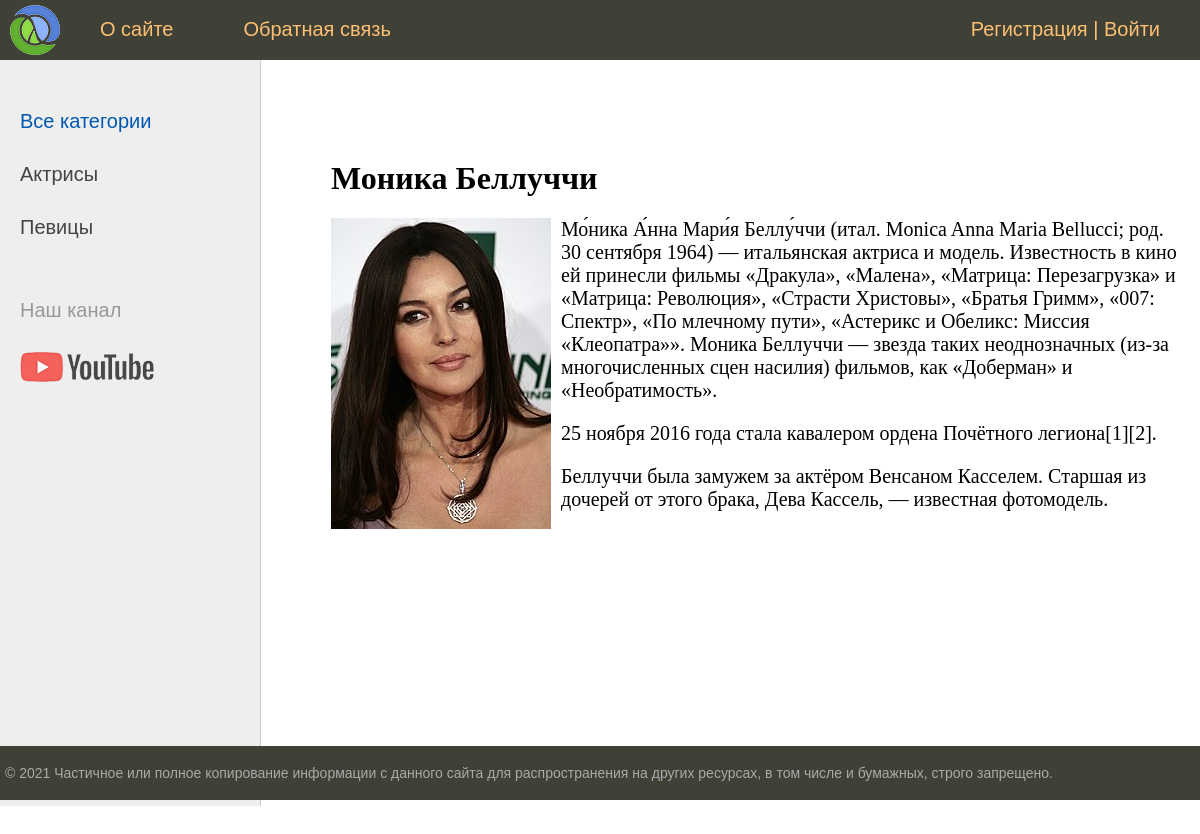
/post/monika-belluchchi, run on the app's committed database.
### women/models.py (models this page shows, shortened)
class Category(models.Model):
    name = models.CharField(max_length=100, db_index=True, verbose_name='Категория')# поле будет проидексировано
    slug = models.SlugField(max_length=255, unique=True, db_index=True, verbose_name="URL")
    def __str__(self):
        return self.name
    def get_absolute_url(self): #будем формирать маршрут
        return reverse('category', kwargs={'cat_slug': self.slug})
    class Meta:
        verbose_name = 'Категория'
        verbose_name_plural = 'Категории'

class Women(models.Model): #models.Model базовый класс, кот. содержит все необходимые механизмы,
    title = models.CharField(max_length=255, verbose_name='Заголовок')
    slug = models.SlugField(max_length=255, unique=True, db_index=True, verbose_name="URL")
    content = models.TextField(blank=True, verbose_name='Текст статьи')
    photo = models.ImageField(upload_to="photos/%Y/%m/%d", verbose_name='Фото') #в какой под каталог будем грузить фото
    time_create = models.DateTimeField(auto_now_add=True, verbose_name='Время создания')#добавит в поле текущее время и больше никогла меняться не будет
    time_update = models.DateTimeField(auto_now=True, verbose_name='Время изменения')
    is_published = models.BooleanField(default=True, verbose_name='Публикация')
    cat = models.ForeignKey('Category', on_delete=models.PROTECT, verbose_name='Категории')# джанго автоматиски добавит в имя _id
    def __str__(self):
        return self.title
    class Meta:
        verbose_name = 'Известные женщины'
        verbose_name_plural = 'Известные женщины'
        ordering = ['-time_create', 'title'] #сортировка в обратном порядке

### women/views.py (the view)
# urls.py: path('post/<slug:post_slug>', ShowPost.as_view(), name='post'),
class ShowPost(DataMixin,DetailView):
    model = Women
    template_name = 'women/post.html'#по умолчанию будет искаться в имя приложения/имя модели_list.html
    slug_url_kwarg = 'post_slug' # чтоб мы обращались именно по такому слагу а не просто slug
    context_object_name = 'post'# в эту переменную будут помещенны данные из модели
    def get_context_data(self, *, object_list=None, **kwargs):
        context = super().get_context_data(**kwargs)  # что не затереть уже созданный уже контекст
        c_def = self.get_user_context(title=context['post'])
        return dict(list(context.items()) + list(c_def.items()))

### women/templatetags/women_tags.py (called while the page is built)
@register.simple_tag(name='getcats')# по этому имени тег будет доступен после импорта
def get_categories(filter=None): #возвращаем коллекцию данных
    if not filter:
        return Category.objects.all()
    else:
        return Category.objects.filter(pk=filter)

@register.inclusion_tag('women/list_categories.html')
def show_categories(sort=None, cat_selected=0): #возвращаем фрагмент html
    if not sort:
        cats = Category.objects.all()
    else:
        cats = Category.objects.order_by(sort)
    return {'cats': cats, 'cat_selected': cat_selected}

### women/utils.py (called while the page is built)
        def get_user_context(self, **kwargs):
                context = kwargs
                cats = cache.get('cats')
                if not cats:
                        cats = Category.objects.annotate(Count('women'))
                        cache.set('cats', cats, 60)
                user_menu = menu.copy()# для неавторизованных пользователей скроем пункт меню Добавить
                if not self.request.user.is_authenticated:
                        user_menu.pop(1)
                context['menu'] = user_menu
                context['cats'] = cats
                if 'cat_selected' not in context:
                        context['cat_selected'] = 0
                return context

### women/templates/women/post.html
{% extends 'women/base.html' %}
{% block content %}
<h1>{{post.title}}</h1>
{% if post.photo %}
<p><img class="img-article-left" src="{{post.photo.url}}"></p>
{% endif %}
{{post.content|linebreaks}}
{% endblock %}

### women/templates/women/base.html (shortened to what this page needs)
{% load static %}
{% load women_tags %}
<!DOCTYPE html>
<html>
<head>
	<link type="text/css" href="{% static 'women/css/styles.css' %}" rel="stylesheet" />
</head>
<body>
<table class="table-page" border=0 cellpadding="0" cellspacing="0">
<tr><td valign=top>
{% block mainmenu %}
		<div class="header">
			<ul id="mainmenu" class="mainmenu">
			<li class="logo"><a href="{% url 'home'%}"><div class="logo"></div></a></li>
{% for m in menu %}
			<li><a href="{% url m.url_name%}">{{m.title}}</a></li>
{% endfor %}
			{% if request.user.is_authenticated %}
			<li class="last">{{user.username}} | <a href="{% url 'logout' %}">Выйти</a></li>
			{% else %}
			<li class="last"><a href="{% url 'register' %}">Регистрация</a> | <a href="{% url 'login' %}">Войти</a></li>
			{% endif %}
			</ul>
		</div>
{% endblock mainmenu %}
<table class="table-content" border=0 cellpadding="0" cellspacing="0">
<tr>
	<td valign="top" class="left-chapters">
	<ul id="leftchapters">
		{% if cat_selected == 0 %}
		<li class="selected">Все категории</li>
		{% else %}
		<li><a href="{% url 'home'%}">Все категории</a></li>
		{% endif %}
		{% for c in cats %}
{% if c.women__count > 0 %}
		{% if c.pk == cat_selected %}
		<li class = 'selected'>{{c.name}}</li>
		{% else %}
		<li><a href="{{ c.get_absolute_url }}">{{c.name}}</a></li>
		{% endif %}
{% endif %}
{% endfor %}
		<li class="share">
		<p>Наш канал</p>
		<a class="share-yt" href="https://www.youtube.com/channel/UClJzWfGWuGJL2t-3dYKcHTA/playlists" target="_blank" rel="nofollow"></a>
		</li>
	</ul>
</td>
<td valign="top" class="content">
	<div class="content-text">
{% block content %}
{% endblock %}
	</div>
</td></tr></table>
</td></tr>
<tr><td valign=top>
	<div id="footer">
		<p>&copy; 2021 Частичное или полное копирование информации с данного сайта для распространения на других ресурсах, в том числе и бумажных, строго запрещено.</p>
	</div>
</td></tr></table>
</body>
</html>

### women/static/women/css/styles.css (style rules this page uses)
html, body { font-family: 'Arial'; margin: 0; padding: 0; height: 100%; width: 100%; color: #444; }
a { color: #0059b2; text-decoration: none; }
img { max-width: 600px; height: auto; }
img.img-article-left { max-width: 300px; height: auto; float: left; padding: 0 10px 10px 0; }
.table-page { width: 100%; height: 100%; vertical-align: top; }
.table-page tr { height: 100%; }
.header { background: #3F4137; height: 60px; }
.logo { background: url('../images/logo.png') no-repeat 10px 5px; width: 70px; height: 60px; }
ul.mainmenu { list-style: none; margin: 0; padding: 0; height: 60px; color: #fdc073; font-size: 20px; overflow: hidden; }
ul.mainmenu li { float: left; margin: 18px 40px 0 30px; }
ul.mainmenu li.logo { margin: 0; }
ul.mainmenu li.last { float: right; }
ul.mainmenu li a { color: #fdc073; text-decoration: none; }
.table-content { width: 100%; min-height: 100%; height: 100%; }
.left-chapters { margin: 0; background: #eee; border-right: 1px solid #ccc; min-height: 100%; }
.left-chapters ul { width: 230px; min-height: 100%; margin: 0; padding: 20px 10px 10px 20px; list-style: none; font-size: 20px; }
.left-chapters ul li { margin: 30px 0 0 0; color: #999; }
.left-chapters ul li.selected { color: #0059b2; }
.left-chapters ul li a { color: #444; text-decoration: none; }
.left-chapters ul li.share { margin: 60px 0 0 0; }
.left-chapters ul li.share p { margin: 30px 0 30px 0; }
.left-chapters ul li.share a { display: inline-block; width: 40px; height: 40px; margin: 0 20px 0 0; }
.left-chapters ul li.share a.share-yt { width: 100%; height: 30px; background: url('../images/share_yt.png') no-repeat 0 0 }
.content { padding: 40px 20px 20px 40px; width: 100%; box-sizing: border-box; }
.content-text { margin: 60px 0 0 30px; color: #000; font-size: 20px; font-family: Yandex Sans Display Light; }
.content-text h1 { font-size: 32px; }
#footer { box-sizing: border-box; background: #3F4137; padding: 5px; color: #aaa; font-size: 14px; font-family: Verdana, Geneva, Arial, Helvetica; text-align: left; overflow: hidden; }

### data on the page
Category: name "Актрисы"
Category: name "Певицы"
Women: title "Моника Беллуччи", photo (picture), content "Мо́ника А́нна Мари́я Беллу́ччи (итал. Monica Anna Maria Bellucci; род. 30 сентября 1964) — итальянская актриса и модель. Известность в кино ей принесли фильмы «Дракула», «Малена», «Матрица: Перезагрузка» и «Матрица: Революция», «Страсти Христовы», «Братья Гримм», «007: Спектр», «По млечному пути», «Астерикс и Обеликс: Миссия «Клеопатра»». Моника Беллуччи — звезда таких неоднозначных (из-за многочисленных сцен насилия) фильмов, как «Доберман» и «Необратимость». 25 ноября 2016 года стала кавалером ордена Почётного легиона[1][2]. Беллуччи была замужем за актёром Венсаном Касселем. Старшая из дочерей от этого брака, Дева Кассель, — известная фотомодель."

### other printed values
{{ m.title }} "О сайте" "Обратная связь"
